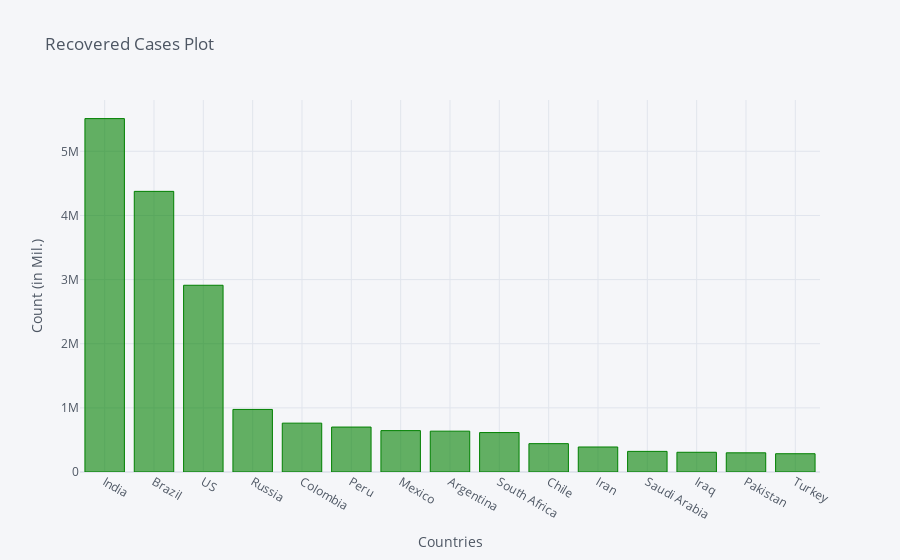

The notebook cell saved with this chart:
### Code cell
recovered_df2_plot.iplot(kind='bar', x='Country/Region', y='10/4/20',color='green',
                         title='Recovered Cases Plot',xTitle='Countries',yTitle='Count (in Mil.)')

### Figure 1 — Plotly figure (JSON) as saved in the notebook; plotly's stock layout.template omitted (floating-point values rounded to 4 significant figures)
{"data": [{"marker": {"color": "rgba(0, 128, 0, 0.6)", "line": {"color": "rgba(0, 128, 0, 1.0)", "width": 1}}, "name": "10/4/20", "orientation": "v", "text": "", "type": "bar", "x": ["India", "Brazil", "US", "Russia", "Colombia", "Peru", "Mexico", "Argentina", "South Africa", "Chile", "Iran", "Saudi Arabia", "Iraq", "Pakistan", "Turkey"], "y": [5509966, 4375354, 2911699, 975488, 761674, 700868, 645123, 636672, 614781, 442070, 389966, 321485, 307482, 298968, 285050]}], "layout": {"legend": {"bgcolor": "#F5F6F9", "font": {"color": "#4D5663"}}, "paper_bgcolor": "#F5F6F9", "plot_bgcolor": "#F5F6F9", "title": {"font": {"color": "#4D5663"}, "text": "Recovered Cases Plot"}, "xaxis": {"gridcolor": "#E1E5ED", "showgrid": true, "tickfont": {"color": "#4D5663"}, "title": {"font": {"color": "#4D5663"}, "text": "Countries"}, "zerolinecolor": "#E1E5ED"}, "yaxis": {"gridcolor": "#E1E5ED", "showgrid": true, "tickfont": {"color": "#4D5663"}, "title": {"font": {"color": "#4D5663"}, "text": "Count (in Mil.)"}, "zerolinecolor": "#E1E5ED"}}}
